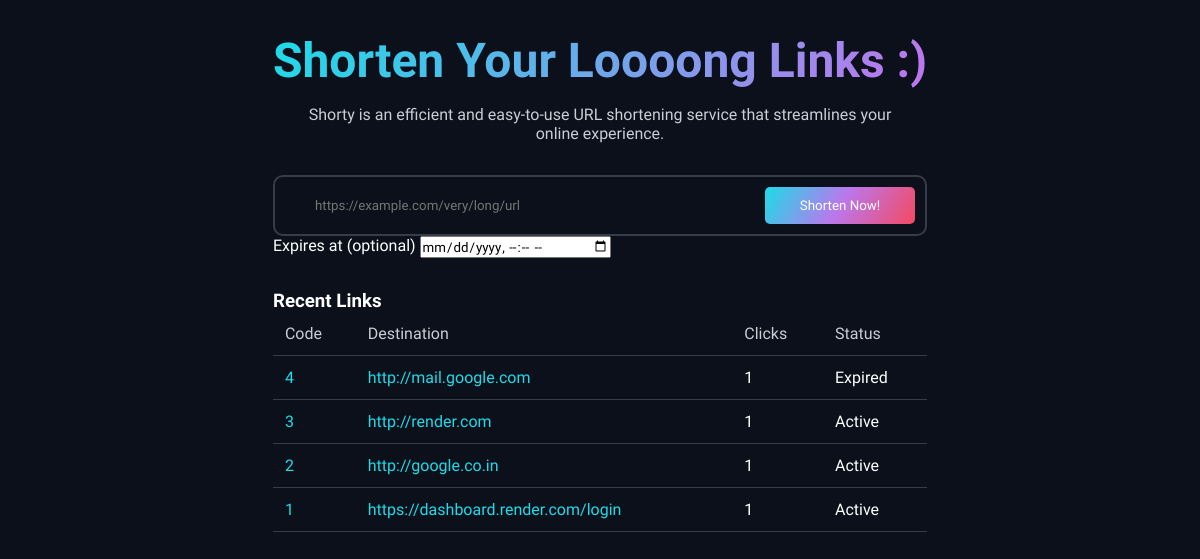
The page / on the database its author committed.
### shorty/models.py (models this page shows, shortened)
class Link(models.Model):
    original_url = models.URLField(max_length=2048)
    custom_alias = models.SlugField(
        max_length=50, unique=True, blank=True, null=True,
        help_text="Optional custom short code (letters, numbers, hyphens/underscores)."
    )
    short_code = models.CharField(max_length=16, unique=True, blank=True, editable=False)
    clicks = models.PositiveIntegerField(default=0)
    expires_at = models.DateTimeField(blank=True, null=True)
    created_at = models.DateTimeField(auto_now_add=True)
    class Meta:
        ordering = ["-created_at"]
    def is_expired(self) -> bool:
        if self.expires_at is None:
            return False
        return localtime(timezone.now()) > localtime(self.expires_at)
    @property
    def code(self) -> str:
        return self.custom_alias or self.short_code

### shorty/views.py (the view)
# urls.py: path("", views.home, name="home"),
def home(request):
    form = LinkCreateForm(request.POST or None)
    if request.method == "POST" and form.is_valid():
        created = form.save()
        return redirect("shorty:detail", code=created.short_code)
    links = Link.objects.all()[:20]  # show recent 20
    return render(request, "shorty/home.html", {"form": form, "links": links})

### shorty/forms.py (shortened to what this page needs)
class LinkCreateForm(forms.ModelForm):
    class Meta:
        model = Link
        fields = ["original_url", "custom_alias", "expires_at"]
        widgets = {
            "original_url": forms.URLInput(attrs={
                "class": "form-control", "placeholder": "https://example.com/very/long/url"
            }),
            "custom_alias": forms.TextInput(attrs={
                "class": "form-control", "placeholder": "Optional: choose your alias (e.g., my-link)"
            }),
            "expires_at": forms.DateTimeInput(attrs={
                "class": "form-control", "type": "datetime-local"
            }),
        }

### shorty/templates/shorty/home.html (shortened to what this page needs)
{% extends "shorty/base.html" %}
{% load static %}
{% block content %}
<h1 class="heading">Shorten Your Loooong Links :)</h1>
<p class="desc">Shorty is an efficient and easy-to-use URL shortening service that streamlines your online experience.</p>
<form method="post" novalidate class="short-form">
    <div class="input__container">
        {{ form.original_url }}
        <button class="shortBtn">Shorten Now!</button>
    </div>
    <div class="form-group mt-3">
        <label class="form-label text-light">Expires at (optional)</label>
        {{ form.expires_at }}
    </div>
</form>
<div class="recent-links">
    <h3 style="margin-top:2rem;">Recent Links</h3>
    <table class="table table-dark table-hover table-bordered align-middle">
        <thead>
            <tr>
                <th>Code</th>
                <th>Destination</th>
                <th>Clicks</th>
                <th>Status</th>
            </tr>
        </thead>
        <tbody>
            {% for l in links %}
            <tr>
                <td><a href="{% url 'shorty:detail' l.code %}" class="text-info">{{ l.code }}</a></td>
                <td style="max-width: 300px; overflow: hidden; text-overflow: ellipsis; white-space: nowrap;">
                    <a href="{{ l.original_url }}" target="_blank" class="text-light">{{ l.original_url }}</a>
                </td>
                <td>{{ l.clicks }}</td>
                <td>
                    {% if l.is_expired %}
                        <span class="badge bg-secondary">Expired</span>
                    {% else %}
                        <span class="badge bg-success">Active</span>
                    {% endif %}
                </td>
            </tr>
            {% empty %}
            <tr>
                <td colspan="4" class="text-muted">No links yet.</td>
            </tr>
            {% endfor %}
        </tbody>
    </table>
</div>
{% endblock %}

### shorty/templates/shorty/base.html (shortened to what this page needs)
{% load static %}
<!doctype html>
<html lang="en">
<head>
  <link href="https://cdn.jsdelivr.net/npm/remixicon@3.5.0/fonts/remixicon.css" rel="stylesheet">
  <link rel="stylesheet" href="{% static 'css/style.css' %}">
</head>
<body>
  <main class="container">
    {% block content %}{% endblock %}
  </main>
</body>
</html>

### static/css/style.css (style rules this page uses)
* { margin: 0; padding: 0; box-sizing: border-box; font-family: "Prompt", sans-serif; }
body { background: #0b101b; color: #fff; min-height: 100vh; display: flex; flex-direction: column; }
main { flex: 1; padding: 2rem 1rem; }
a { color: #1cdce8; text-decoration: none; }
.container { max-width: 900px; margin: 0 auto; }
.heading { font-size: clamp(2.1rem, 7vw, 3rem); background-image: linear-gradient(120deg, #1cdce8, #bb77ed, #f34a62); background-size: 200%; -webkit-text-fill-color: transparent; -webkit-background-clip: text; margin-bottom: 1rem; text-align: center; }
.desc { color: #c9ced6; text-align: center; max-width: 600px; margin: 0 auto 2rem; }
.input__container { display: grid; grid-template-columns: 20px auto 150px; border: 2px solid #353c4a; padding: 10px; border-radius: 10px; align-items: center; color: #fff; width: 100%; }
.input__container input { background: transparent; border: none; outline: none; color: #fff; padding: 10px; width: 100%; }
.shortBtn { background-image: linear-gradient(120deg, #1cdce8, #bb77ed, #f34a62); color: #fff; border: none; border-radius: 5px; padding: 0.7rem 1rem; font-weight: 500; cursor: pointer; transition: opacity 0.3s ease; }
table { width: 100%; border-collapse: collapse; }
th, td { padding: 0.75rem; border-bottom: 1px solid #353c4a; text-align: left; }
th { color: #c9ced6; font-weight: 500; }

### rows shown on the page
Link: code "4", original_url "http://mail.google.com", clicks "1", shows "Expired"
Link: code "3", original_url "http://render.com", clicks "1", shows "Active"
Link: code "2", original_url "http://google.co.in", clicks "1", shows "Active"
Link: code "1", original_url "https://dashboard.render.com/login", clicks "1", shows "Active"
